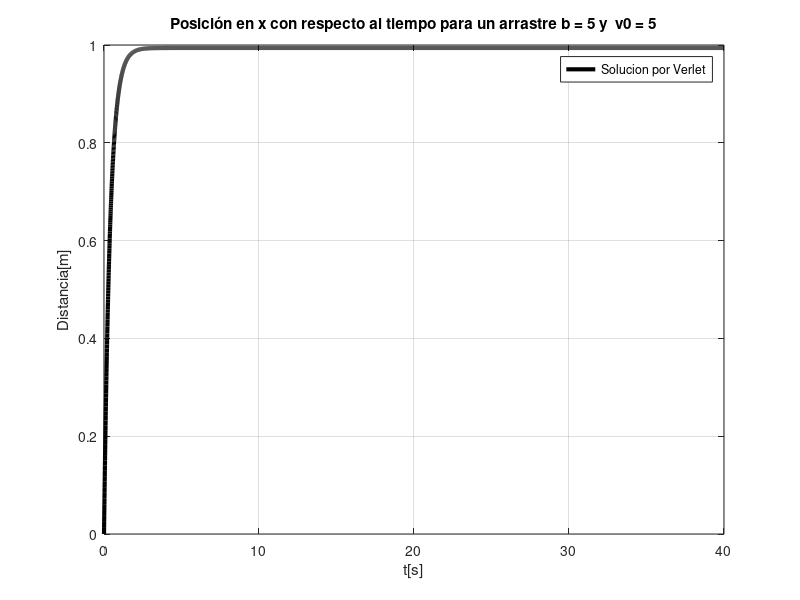
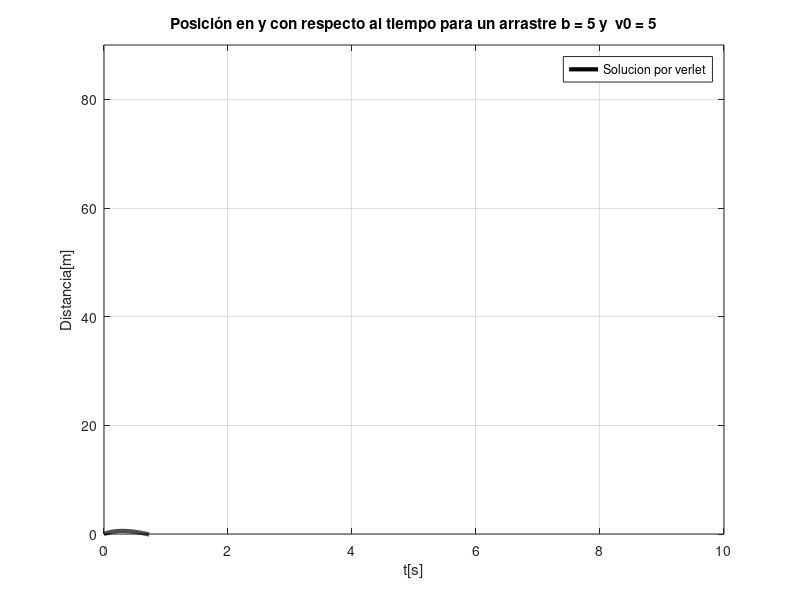
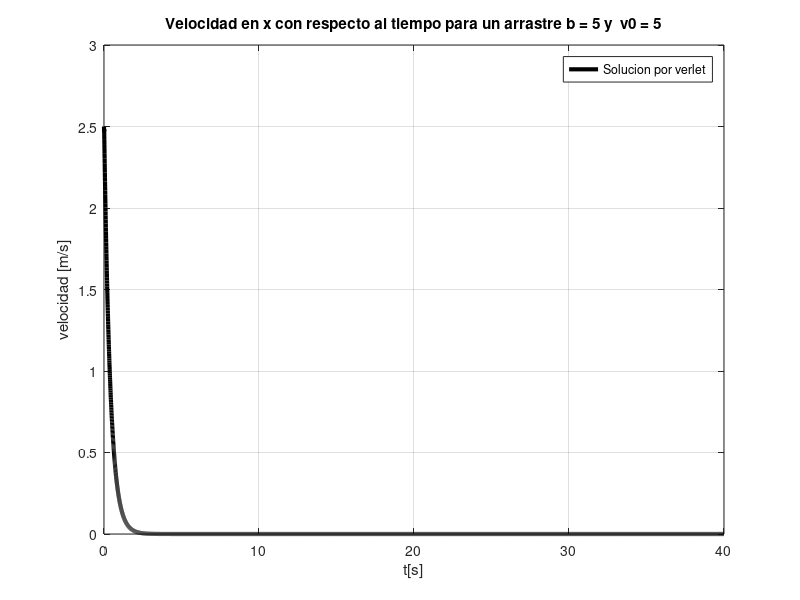
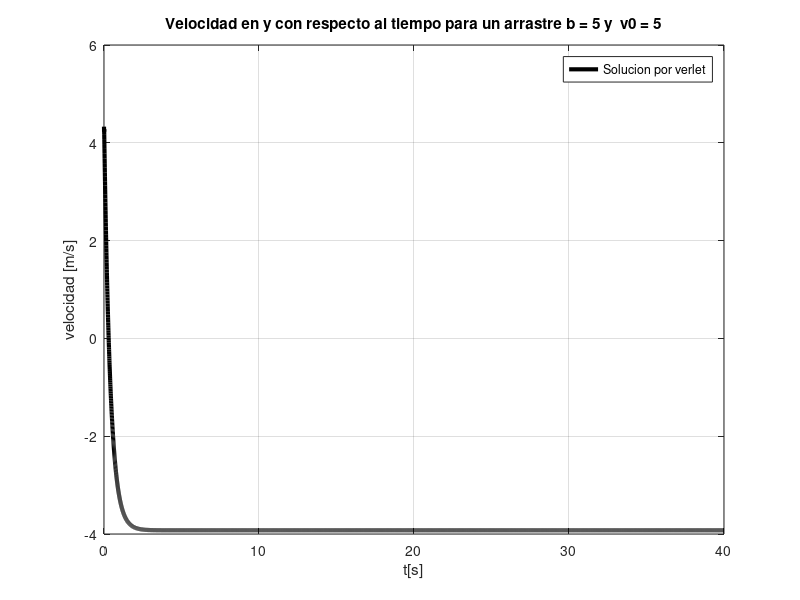

Source code (MATLAB) for these figures, in order:
%Arrastre lineal en x y en y con el algoritmo verlet
% Pedro Jose Leal

% Punto 2 Parcial 1 por verlet
clear;clc;
%%%%%%%%%%%%%%%%%%%%% constantes del problema %%%%%%%%%%%%%%%%%%%%%%%%%%%%%%
g = 9.81; 
m = 2;
b = input('Ingrese el valor de la resistencia del aire: ');
tf = 40;
dt = 0.005;
t = 0:dt:tf;
N = length(t);
v0 = input('Escriba la velocidad inical de la particula: ');
theta = 60;
v0y = v0*sin(theta*pi/180);
v0x = v0*cos(theta*pi/180);
%%%%%%%%%%%%%%%%%%%%% Condiciones inicales %%%%%%%%%%%%%%%%%%%%%%%%%%%%%%%%

x(1) = 0;
vx(1) = v0x;
y(1) = 0;
vy(1) = v0y;

%%%%%%%%%%% Funciones para realizar mas comodo el bucle %%%%%%%%%%%%%%%%%%%%

fax= @(vx,vy) ((-b/m)*vx);
fay= @(vx,vy) (-g -(b/m)*vy);

%%%%%%%%%%%%%%%%%%%%% Primer aumento %%%%%%%%%%%%%%%%%%%%%%%%%%%%%%%%%%%%%%

x(2) = x(1)+vx(1)*dt;
y(2) = y(1)+vy(1)*dt;
vx(2)=vx(1)+fax(vx(1),vy(1))*dt;
vy(2)=vy(1)+fay(vx(1),vy(1))*dt;

%%%%%%%%%%%%%%%%%% Bucle de Verlet %%%%%%%%%%%%%%%%%%%%%%%%%%%%%%%%

for n=3:N
  
% Implementación del metodo de Verlet
x(n) =2*x(n-1)-x(n-2)+ dt*dt*(fax(vx(n-1),vy(n-1)));
y(n) =2*y(n-1)-y(n-2)+ dt*dt*(fay(vx(n-1),vy(n-1)));
vx(n) = (x(n)-x(n-2))/(2*dt);
vy(n) = (y(n)-y(n-2))/(2*dt);

% Se encuentran las aceleraciones
ax(n) = (vx(n)-vx(n-2))/(2*dt);
ay(n) = (vy(n)-vy(n-2))/(2*dt);
endfor

vx(N) = (x(N)-x(N-1))/dt;
vy(N) = (y(N)-y(N-1))/dt;

%%%%%%%%%%%%%%%%%%%%%%%%%% Graficas %%%%%%%%%%%%%%%%%%%%%%%%%%%%%%%%%%%%%%%%

% Grafica de x vs t 
figure(1);clf;
plot(t, x,'k-','lineWidth', 3);grid on;
caption = sprintf('Posición en x con respecto al tiempo para un arrastre b = %d y  v0 = %d', b, v0);
title(caption);
xlabel('t[s]');
ylabel('Distancia[m]');
legend('Solucion por Verlet'); 

saveas (1, "verlet_xt.png");

% Grafica de y vs t
figure(2);clf;
plot(t, y,'k-','lineWidth', 3);grid on;
caption1 = sprintf('Posición en y con respecto al tiempo para un arrastre b = %d y  v0 = %d', b, v0);
title(caption1);
xlabel('t[s]');
ylabel('Distancia[m]');
legend('Solucion por verlet'); 
axis([0 10 0 90])
saveas (2, "verlet_yt.png");

% Grafica de vx vs t
figure(3);clf;
plot(t, vx,'k-','lineWidth', 3);grid on;
caption2 = sprintf('Velocidad en x con respecto al tiempo para un arrastre b = %d y  v0 = %d', b, v0);
title(caption2);
xlabel('t[s]');
ylabel('velocidad [m/s]');
legend('Solucion por verlet'); 
saveas (3, "verlet_vxt.png");

% Grafica de vy vs t
figure(4);clf;
plot(t, vy,'k-','lineWidth', 3);grid on;
caption3 = sprintf('Velocidad en y con respecto al tiempo para un arrastre b = %d y  v0 = %d', b, v0);
title(caption3);
xlabel('t[s]');
ylabel('velocidad [m/s]');
legend('Solucion por verlet'); 

saveas (4, "verlet_vyt.png");

% Grafica de la trayectoria x y
figure(5);clf;
plot(x, y,'k-','lineWidth', 3);grid on;
caption4 = sprintf('Trayectoria para un arrastre b = %d y  v0 = %d', b, v0);
title(caption4);
xlabel('x[m]');
ylabel('y[m]');
legend('Solucion por verlet'); 
axis([0 130 0 120])
saveas (5, "verlet_xy.png");

% Grafica de la aceleración en x
figure(6);clf;
plot(t, ax,'k-','lineWidth', 2);grid on;
caption5 = sprintf('aceleraciones en x para un arrastre b = %d y  v0 = %d', b, v0);
title(caption5);
xlabel('t[s]');
ylabel('aceleración [m/s²]');
legend('Solución por euler-modificado'); 
saveas (6, "verlet_axt.png");

% Grafica de la aceleración en y
figure(7);clf;
plot(t, ay,'k-','lineWidth', 2);grid on;
caption6 = sprintf('aceleraciones en y para un arrastre b = %d y  v0 = %d', b, v0);
title(caption6);
xlabel('t[s]');
ylabel('aceleración [m/s²]');
legend('Solución por euler-modificado'); 
saveas (7, "verlet_ayt.png");






